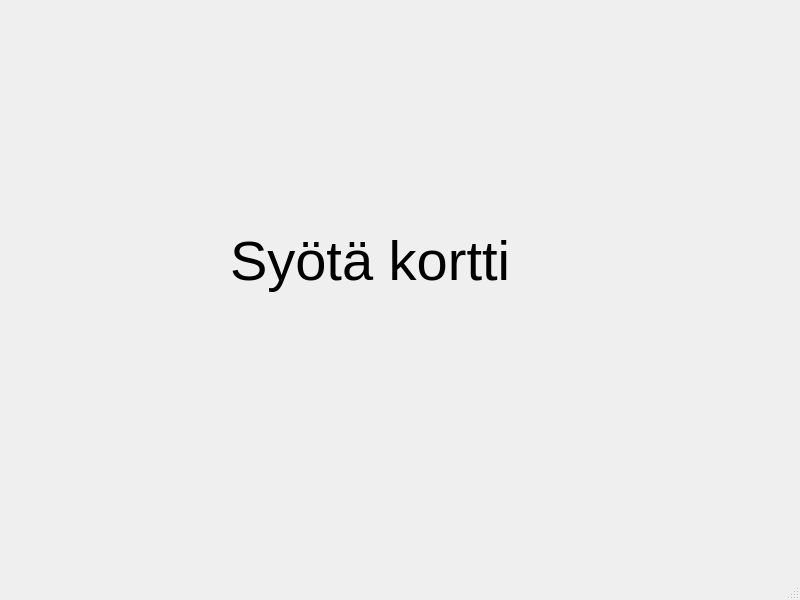
<?xml version="1.0" encoding="UTF-8"?>
<ui version="4.0">
 <class>MainWindow</class>
 <widget class="QMainWindow" name="MainWindow">
  <property name="geometry">
   <rect>
    <x>0</x>
    <y>0</y>
    <width>800</width>
    <height>600</height>
   </rect>
  </property>
  <property name="windowTitle">
   <string>MainWindow</string>
  </property>
  <widget class="QWidget" name="centralwidget">
   <widget class="QStackedWidget" name="stackedWidget">
    <property name="geometry">
     <rect>
      <x>50</x>
      <y>0</y>
      <width>751</width>
      <height>551</height>
     </rect>
    </property>
    <property name="currentIndex">
     <number>4</number>
    </property>
    <widget class="QWidget" name="mainmenu">
     <widget class="QPushButton" name="ulosButton">
      <property name="geometry">
       <rect>
        <x>410</x>
        <y>300</y>
        <width>151</width>
        <height>71</height>
       </rect>
      </property>
      <property name="text">
       <string>KIRJAUDU ULOS</string>
      </property>
     </widget>
     <widget class="QPushButton" name="nostaButton">
      <property name="geometry">
       <rect>
        <x>170</x>
        <y>300</y>
        <width>141</width>
        <height>71</height>
       </rect>
      </property>
      <property name="text">
       <string>NOSTA RAHAA</string>
      </property>
     </widget>
     <widget class="QPushButton" name="tiliButton">
      <property name="geometry">
       <rect>
        <x>410</x>
        <y>180</y>
        <width>151</width>
        <height>71</height>
       </rect>
      </property>
      <property name="text">
       <string>SELAA TILITAPAHTUMIA</string>
      </property>
     </widget>
     <widget class="QPushButton" name="saldoButton">
      <property name="geometry">
       <rect>
        <x>170</x>
        <y>180</y>
        <width>141</width>
        <height>71</height>
       </rect>
      </property>
      <property name="text">
       <string>NÄYTÄ SALDO</string>
      </property>
     </widget>
     <widget class="QLabel" name="label">
      <property name="geometry">
       <rect>
        <x>220</x>
        <y>20</y>
        <width>381</width>
        <height>141</height>
       </rect>
      </property>
      <property name="text">
       <string>&lt;html&gt;&lt;head/&gt;&lt;body&gt;&lt;p&gt;&lt;span style=&quot; font-size:48pt;&quot;&gt;nimitähän&lt;/span&gt;&lt;/p&gt;&lt;/body&gt;&lt;/html&gt;</string>
      </property>
     </widget>
    </widget>
    <widget class="QWidget" name="saldo">
     <widget class="QLabel" name="saldolabel">
      <property name="geometry">
       <rect>
        <x>210</x>
        <y>110</y>
        <width>251</width>
        <height>121</height>
       </rect>
      </property>
      <property name="text">
       <string>saldo</string>
      </property>
     </widget>
     <widget class="QPushButton" name="takaisin">
      <property name="geometry">
       <rect>
        <x>270</x>
        <y>300</y>
        <width>131</width>
        <height>71</height>
       </rect>
      </property>
      <property name="text">
       <string>takaisin</string>
      </property>
     </widget>
    </widget>
    <widget class="QWidget" name="tilitapahtumat">
     <widget class="QTableView" name="tableView">
      <property name="geometry">
       <rect>
        <x>60</x>
        <y>10</y>
        <width>651</width>
        <height>431</height>
       </rect>
      </property>
     </widget>
     <widget class="QPushButton" name="takaisin_2">
      <property name="geometry">
       <rect>
        <x>260</x>
        <y>450</y>
        <width>201</width>
        <height>61</height>
       </rect>
      </property>
      <property name="text">
       <string>takaisin</string>
      </property>
     </widget>
    </widget>
    <widget class="QWidget" name="nosta">
     <widget class="QPushButton" name="takaisin_3">
      <property name="geometry">
       <rect>
        <x>210</x>
        <y>470</y>
        <width>311</width>
        <height>61</height>
       </rect>
      </property>
      <property name="text">
       <string>takaisin</string>
      </property>
     </widget>
     <widget class="QPushButton" name="kaksi">
      <property name="geometry">
       <rect>
        <x>180</x>
        <y>140</y>
        <width>161</width>
        <height>121</height>
       </rect>
      </property>
      <property name="text">
       <string>20</string>
      </property>
     </widget>
     <widget class="QPushButton" name="viisi">
      <property name="geometry">
       <rect>
        <x>380</x>
        <y>140</y>
        <width>161</width>
        <height>121</height>
       </rect>
      </property>
      <property name="text">
       <string>50</string>
      </property>
     </widget>
     <widget class="QPushButton" name="sata">
      <property name="geometry">
       <rect>
        <x>180</x>
        <y>280</y>
        <width>161</width>
        <height>121</height>
       </rect>
      </property>
      <property name="text">
       <string>100</string>
      </property>
     </widget>
     <widget class="QPushButton" name="kaksisataa">
      <property name="geometry">
       <rect>
        <x>380</x>
        <y>280</y>
        <width>161</width>
        <height>121</height>
       </rect>
      </property>
      <property name="text">
       <string>200</string>
      </property>
     </widget>
     <widget class="QLabel" name="label_3">
      <property name="geometry">
       <rect>
        <x>90</x>
        <y>10</y>
        <width>571</width>
        <height>131</height>
       </rect>
      </property>
      <property name="text">
       <string>&lt;html&gt;&lt;head/&gt;&lt;body&gt;&lt;p&gt;&lt;span style=&quot; font-size:28pt;&quot;&gt;Valitse haluamasi summa&lt;/span&gt;&lt;/p&gt;&lt;/body&gt;&lt;/html&gt;</string>
      </property>
     </widget>
    </widget>
    <widget class="QWidget" name="nostakaksi">
     <widget class="QLabel" name="label_2">
      <property name="geometry">
       <rect>
        <x>180</x>
        <y>200</y>
        <width>371</width>
        <height>121</height>
       </rect>
      </property>
      <property name="font">
       <font>
        <pointsize>42</pointsize>
       </font>
      </property>
      <property name="text">
       <string>Syötä kortti</string>
      </property>
     </widget>
    </widget>
   </widget>
  </widget>
  <widget class="QMenuBar" name="menubar">
   <property name="geometry">
    <rect>
     <x>0</x>
     <y>0</y>
     <width>800</width>
     <height>25</height>
    </rect>
   </property>
  </widget>
  <widget class="QStatusBar" name="statusbar"/>
 </widget>
 <resources/>
 <connections/>
</ui>
